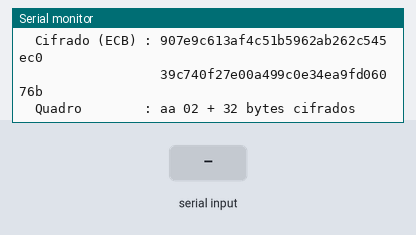
This sketch was run on a simulated ESP32. On the bench: the last lines printed to the serial monitor. Inputs (shaded band) come from the test bench.

Above: at 2.2 s.
2.3 s: "t\n" received over Serial
At 3.5 s:
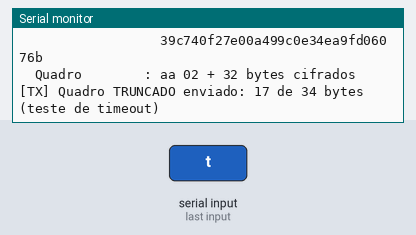
3.8 s: "k\n" received over Serial
At 4.7 s:
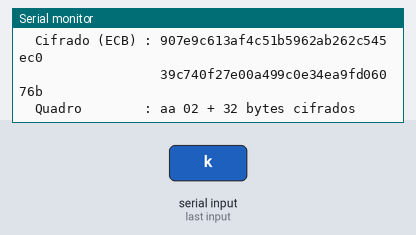
5.3 s: "m 45\n" received over Serial
At 6.5 s:
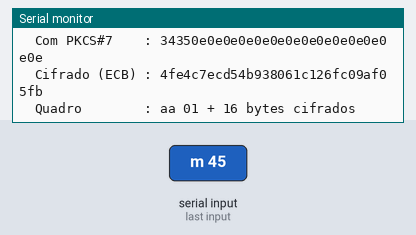
6.8 s: "b 45\n" received over Serial
At 7.8 s:
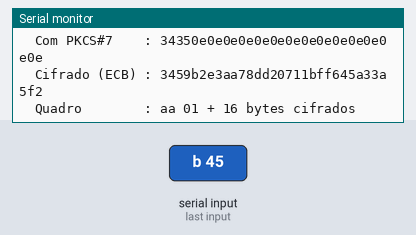
8.3 s: "d\n" received over Serial
At 9.3 s:
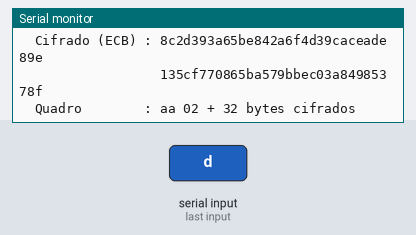
Timing chart, 0 to 10.8 s (numbered marks = the images above; inputs shaded):
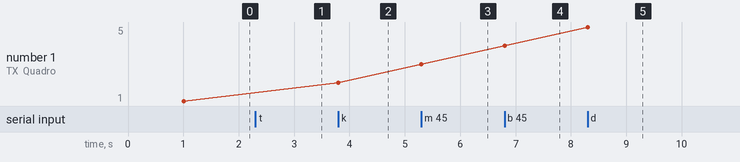

The sketch:

transmissor.ino
```cpp
/*
 * transmissor.ino — Placa A: cifra a mensagem com AES-128 (ECB + PKCS#7) e
 * envia o quadro [0xAA][n][16 x n bytes] em bytes brutos pela UART2.
 *
 * Ligações: GPIO17 (TX2) -> RX2 da placa B, GPIO16 (RX2) <- TX2 da placa B, GND comum.
 * O Monitor Serial (USB, 115200 baud) mostra apenas diagnóstico; os dados
 * cifrados trafegam somente pela UART2.
 *
 * Comandos pelo Monitor Serial (terminar com Enter):
 *   (vazio)     reenvia a mensagem atual
 *   m <texto>   cifra e envia uma mensagem nova
 *   d           volta para a mensagem da dupla e envia
 *   b <n>       inverte o bit n (0 a 127) da chave e envia
 *   k           restaura a chave original e envia
 *   t           envia só a metade do quadro (simula falha; o receptor deve descartar)
 *   ?           mostra os comandos
 */
#include <AES128Core.h>

static const int PINO_RX2 = 16;
static const int PINO_TX2 = 17;
static const uint32_t BAUD_UART2 = 115200;   // 8N1

static uint8_t chaveOriginal[AES128_CHAVE];
static uint8_t chave[AES128_CHAVE];
static char mensagem[QUADRO_MAX_MENSAGEM + 1];
static size_t tamMensagem = 0;
static uint32_t quadrosEnviados = 0;

// ---- Impressão ---------------------------------------------------------------

static void imprimirHex(const char *rotulo, const uint8_t *dados, size_t n) {
  Serial.printf("  %-14s: ", rotulo);
  for (size_t i = 0; i < n; i++) {
    if (i > 0 && i % AES128_BLOCO == 0) Serial.printf("\n  %-14s  ", "");
    Serial.printf("%02x", dados[i]);
  }
  Serial.println();
}

static void imprimirChave() {
  Serial.print("  Chave (ASCII) : ");
  for (int i = 0; i < AES128_CHAVE; i++)
    Serial.print(isprint(chave[i]) ? (char)chave[i] : '.');
  bool alterada = memcmp(chave, chaveOriginal, AES128_CHAVE) != 0;
  Serial.println(alterada ? "   (ALTERADA)" : "");
  imprimirHex("Chave (hex)", chave, AES128_CHAVE);
}

static void imprimirAjuda() {
  Serial.println("Comandos: [Enter] reenviar | m <texto> | d (dupla) | b <0-127> | k (chave original) | t (quadro truncado) | ?");
}

// ---- Envio -------------------------------------------------------------------

static void enviar() {
  uint8_t quadro[QUADRO_MAX_BYTES];
  uint8_t preenchida[QUADRO_MAX_DADOS];

  size_t tam = quadro_cifrar_mensagem(chave, (const uint8_t *)mensagem, tamMensagem,
                                      quadro, sizeof quadro);
  if (tam == 0) {
    Serial.println("[TX] ERRO: mensagem longa demais");
    return;
  }
  size_t tamPreenchida = pkcs7_aplicar((const uint8_t *)mensagem, tamMensagem,
                                       preenchida, sizeof preenchida);

  // Envio dos bytes brutos do quadro pela UART2
  size_t escritos = Serial2.write(quadro, tam);
  Serial2.flush();   // aguarda o último byte sair do pino TX2
  quadrosEnviados++;

  Serial.println();
  Serial.printf("[TX] Quadro #%lu enviado pela UART2: %u bytes (%u bloco(s))\n",
                (unsigned long)quadrosEnviados, (unsigned)escritos, (unsigned)quadro[1]);
  imprimirChave();
  Serial.printf("  Mensagem      : %s (%u bytes)\n", mensagem, (unsigned)tamMensagem);
  imprimirHex("Com PKCS#7", preenchida, tamPreenchida);
  imprimirHex("Cifrado (ECB)", &quadro[2], tam - 2);
  Serial.printf("  Quadro        : %02x %02x + %u bytes cifrados\n", quadro[0], quadro[1],
                (unsigned)(tam - 2));
}

// Envia apenas a metade inicial do quadro, para demonstrar o tempo limite do receptor.
static void enviarTruncado() {
  uint8_t quadro[QUADRO_MAX_BYTES];
  size_t tam = quadro_cifrar_mensagem(chave, (const uint8_t *)mensagem, tamMensagem,
                                      quadro, sizeof quadro);
  if (tam == 0) return;
  Serial2.write(quadro, tam / 2);
  Serial2.flush();
  Serial.printf("\n[TX] Quadro TRUNCADO enviado: %u de %u bytes (teste de timeout)\n",
                (unsigned)(tam / 2), (unsigned)tam);
}

static void usarMensagemDaDupla() {
  tamMensagem = dupla_montar_mensagem(DUPLA_MATRICULA_A, DUPLA_MATRICULA_B,
                                      mensagem, sizeof mensagem);
}

// ---- Comandos ----------------------------------------------------------------

static void executarComando(char *linha) {
  if (linha[0] == '\0') {
    enviar();
  } else if (linha[0] == 'm' && linha[1] == ' ') {
    strncpy(mensagem, linha + 2, QUADRO_MAX_MENSAGEM);
    mensagem[QUADRO_MAX_MENSAGEM] = '\0';
    tamMensagem = strlen(mensagem);
    enviar();
  } else if (strcmp(linha, "d") == 0) {
    usarMensagemDaDupla();
    enviar();
  } else if (linha[0] == 'b' && linha[1] == ' ') {
    int bit = atoi(linha + 2);
    if (bit < 0 || bit > 127) {
      Serial.println("[TX] bit deve estar entre 0 e 127");
      return;
    }
    analise_inverter_bit(chave, (size_t)bit);
    Serial.printf("[TX] bit %d da chave invertido\n", bit);
    enviar();
  } else if (strcmp(linha, "t") == 0) {
    enviarTruncado();
  } else if (strcmp(linha, "k") == 0) {
    memcpy(chave, chaveOriginal, AES128_CHAVE);
    Serial.println("[TX] chave original restaurada");
    enviar();
  } else {
    imprimirAjuda();
  }
}

// Lê uma linha do Monitor Serial sem bloquear; retorna true quando completa.
static bool lerLinha(char *buf, size_t cap) {
  static size_t pos = 0;
  while (Serial.available() > 0) {
    char c = (char)Serial.read();
    if (c == '\r') continue;
    if (c == '\n') {
      buf[pos] = '\0';
      pos = 0;
      return true;
    }
    if (pos < cap - 1) buf[pos++] = c;
  }
  return false;
}

// ---- Programa ----------------------------------------------------------------

void setup() {
  Serial.begin(115200);
  Serial2.begin(BAUD_UART2, SERIAL_8N1, PINO_RX2, PINO_TX2);
  delay(1000);

  dupla_montar_chave(DUPLA_MATRICULA_A, DUPLA_MATRICULA_B, chaveOriginal);
  memcpy(chave, chaveOriginal, AES128_CHAVE);
  usarMensagemDaDupla();

  Serial.println();
  Serial.printf("===== TRANSMISSOR AES-128 (AES128Core %s) - UART2 %lu bps 8N1 =====\n",
                aes128core_versao(), (unsigned long)BAUD_UART2);
  imprimirAjuda();
  enviar();
}

void loop() {
  static char linha[QUADRO_MAX_MENSAGEM + 4];
  if (lerLinha(linha, sizeof linha)) executarComando(linha);
}
```

Measured:
- after the input at 2.3 s, the serial monitor: prints a new line at once (image 1)
- after the input at 3.8 s, the serial monitor: prints a new line at once (image 2)
- after the input at 5.3 s, the serial monitor: prints a new line at once (image 3)
- after the input at 6.8 s, the serial monitor: prints a new line at once (image 4)
- after the input at 8.3 s, the serial monitor: prints a new line at once (image 5)
- plotted number 1: 2 → 3 after the input at 5.3 s
